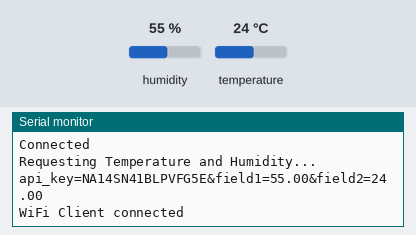
This sketch was run on a simulated ESP8266 (NodeMCU). Shown: the last lines printed to the serial monitor. Inputs (shaded band) come from the test bench; at power-on: humidity 55 %, temperature 24 °C. WiFi joins after 1.5 s; servers stay silent unless stated.

Above: at 3.7 s.
3.8 s: humidity set to 22 %
At 8.91 s:
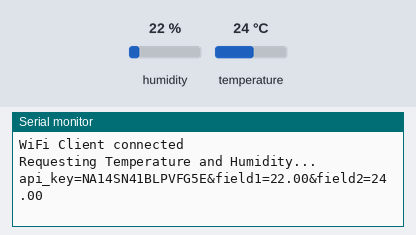
10.8 s: temperature set to 12 °C
At 16.0 s:
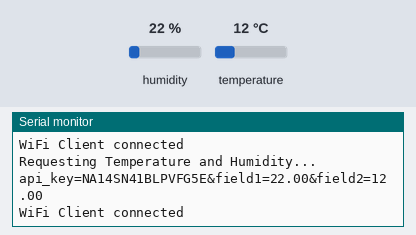
17.8 s: humidity set to 40 %
At 22.8 s:
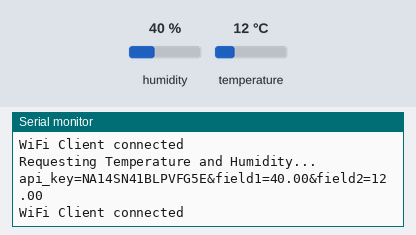
Timing chart, 0 to 24.3 s (numbered marks = the images above; inputs shaded):
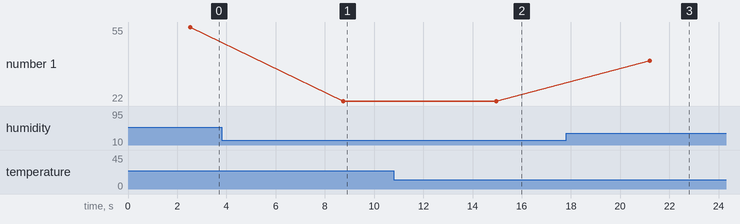

The sketch:

esp_dht_nodemcu.ino
```cpp
#include <ESP8266WiFi.h>
#include <dht11.h>

#define myPeriodic 5

dht11 DHT;
const int pin_vcc = 4;
const int pin_read = 5;
float prevTemp = 0;
const char* server = "api.thingspeak.com";
String apiKey ="YOUR API_KEYS";
const char* MY_SSID = "YOUR SSID";
const char* MY_PWD = "YOUR PASSWORD";
int sent = 0;

void setup() {
  Serial.begin(115200);
  pinMode(pin_vcc, OUTPUT);
  pinMode(pin_read, INPUT);
  digitalWrite(pin_vcc, HIGH);
  delay(500);
  connectWifi();
}

void loop() {
  //char buffer[10];
  float hum,temp;
  Serial.println("Requesting Temperature and Humidity...");
    int chk = DHT.read(pin_read);
    if(chk == DHTLIB_OK){
      char buff[64];
      char str_hum[6],str_temp[6];
      hum = DHT.humidity;
      temp = DHT.temperature;
      dtostrf(hum, 4, 2, str_hum);
      dtostrf(temp, 4, 2, str_temp);
      sprintf(buff,"api_key=NA14SN41BLPVFG5E&field1=%s&field2=%s",str_hum,str_temp);
        Serial.println(buff);

    }

  sendTeperatureTS(hum,temp);
  int count = myPeriodic;
  while(count--)
  delay(1000);
}

void connectWifi()
{
  Serial.print("Connecting to "+*MY_SSID);
  WiFi.begin(MY_SSID, MY_PWD);
  while (WiFi.status() != WL_CONNECTED) {
  delay(1000);
  Serial.print(".");
  }

  Serial.println("");
  Serial.println("Connected");
  Serial.println("");
}//end connect

void sendTeperatureTS(float hum, float temp)
{
   WiFiClient client;

   if (client.connect(server, 80)) { // use ip 184.106.153.149 or api.thingspeak.com
   Serial.println("WiFi Client connected ");

   String postStr = apiKey;
   postStr += "&field1=";
   postStr += String(hum);
   postStr += "&field2=";
   postStr += String(temp);
   postStr += "\r\n\r\n";

   client.print("POST /update HTTP/1.1\n");
   client.print("Host: api.thingspeak.com\n");
   client.print("Connection: close\n");
   client.print("X-THINGSPEAKAPIKEY: " + apiKey + "\n");
   client.print("Content-Type: application/x-www-form-urlencoded\n");
   client.print("Content-Length: ");
   client.print(postStr.length());
   client.print("\n\n");
   client.print(postStr);
   delay(1000);

   }//end if
   sent++;
 client.stop();
}//end send
```

Measured:
- after the input at 3.8 s, the serial monitor: prints a new line after 4.9 s (image 1)
- after the input at 10.8 s, the serial monitor: prints a new line after 4.2 s (image 2)
- after the input at 17.8 s, the serial monitor: prints a new line after 3.4 s (image 3)
- plotted number 1: 55 → 22 after the input at 3.8 s, 22 → 40 after the input at 17.8 s
